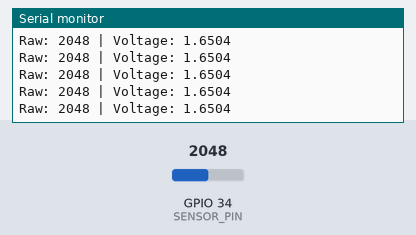
This sketch was run on a simulated ESP32. Shown: the last lines printed to the serial monitor. The test bench sets the inputs (shaded band); at power-on: GPIO 34 (SENSOR_PIN) = 2048.

Above: at 1.2 s.
1.3 s: GPIO 34 (SENSOR_PIN) set to 2866
At 1.56 s:
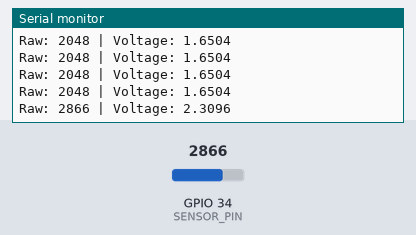
2.8 s: GPIO 34 (SENSOR_PIN) set to 3603
At 2.96 s:
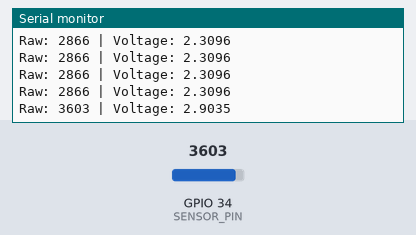
Timing chart, 0 to 5.8 s (numbered marks = the images above; inputs shaded):
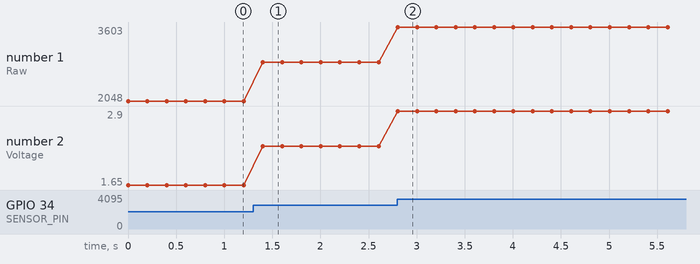

The sketch:

esp32_sensor_test.ino.ino
```cpp
#define SENSOR_PIN 34

void setup() {
  Serial.begin(115200);
}

void loop() {
  int raw = analogRead(SENSOR_PIN);
  float voltage = raw * (3.3 / 4095.0);
  Serial.printf("Raw: %d | Voltage: %.4f\n", raw, voltage);
  delay(200);
}
```

Measured:
- after the input at 1.3 s, the serial monitor: prints a new line after 0.10 s (image 1)
- after the input at 2.8 s, the serial monitor: prints a new line at once (image 2)
- plotted number 1: 2048 → 2866 after the input at 1.3 s, 2866 → 3603 after the input at 2.8 s
- plotted number 2: 1.65 → 2.31 after the input at 1.3 s, 2.31 → 2.9 after the input at 2.8 s
